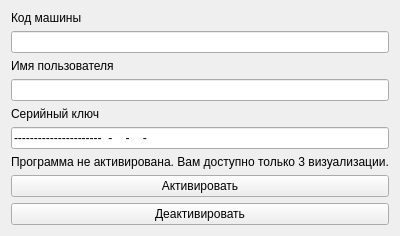
     <widget class="QWidget" name="tab">
      <attribute name="title">
       <string>Лицензия</string>
      </attribute>
      <layout class="QGridLayout" name="gridLayout_4">
       <item row="0" column="0">
        <widget class="QLabel" name="label">
         <property name="text">
          <string>Код машины</string>
         </property>
        </widget>
       </item>
       <item row="1" column="0">
        <widget class="QLineEdit" name="lineEdit_machineCode">
         <property name="readOnly">
          <bool>true</bool>
         </property>
        </widget>
       </item>
       <item row="5" column="0">
        <widget class="QLineEdit" name="lineEdit_serialKey">
         <property name="inputMask">
          <string>XXXX-XXXX-XXXX-XXXX-XXXX-XXXX-XXXX-XXXX</string>
         </property>
         <property name="text">
          <string>----------------------</string>
         </property>
        </widget>
       </item>
       <item row="2" column="0">
        <widget class="QLabel" name="label_2">
         <property name="text">
          <string>Имя пользователя</string>
         </property>
        </widget>
       </item>
       <item row="6" column="0">
        <widget class="QLabel" name="label_activateStatus">
         <property name="text">
          <string>Программа не активирована. Вам доступно только 3 визуализации.</string>
         </property>
        </widget>
       </item>
       <item row="4" column="0">
        <widget class="QLabel" name="label_3">
         <property name="text">
          <string>Серийный ключ</string>
         </property>
        </widget>
       </item>
       <item row="3" column="0">
        <widget class="QLineEdit" name="lineEdit_username"/>
       </item>
       <item row="7" column="0">
        <widget class="QPushButton" name="pushButton_activate">
         <property name="text">
          <string>Активировать</string>
         </property>
        </widget>
       </item>
       <item row="8" column="0">
        <widget class="QPushButton" name="pushButton_deactivate">
         <property name="text">
          <string>Деактивировать</string>
         </property>
        </widget>
       </item>
      </layout>
     </widget>
